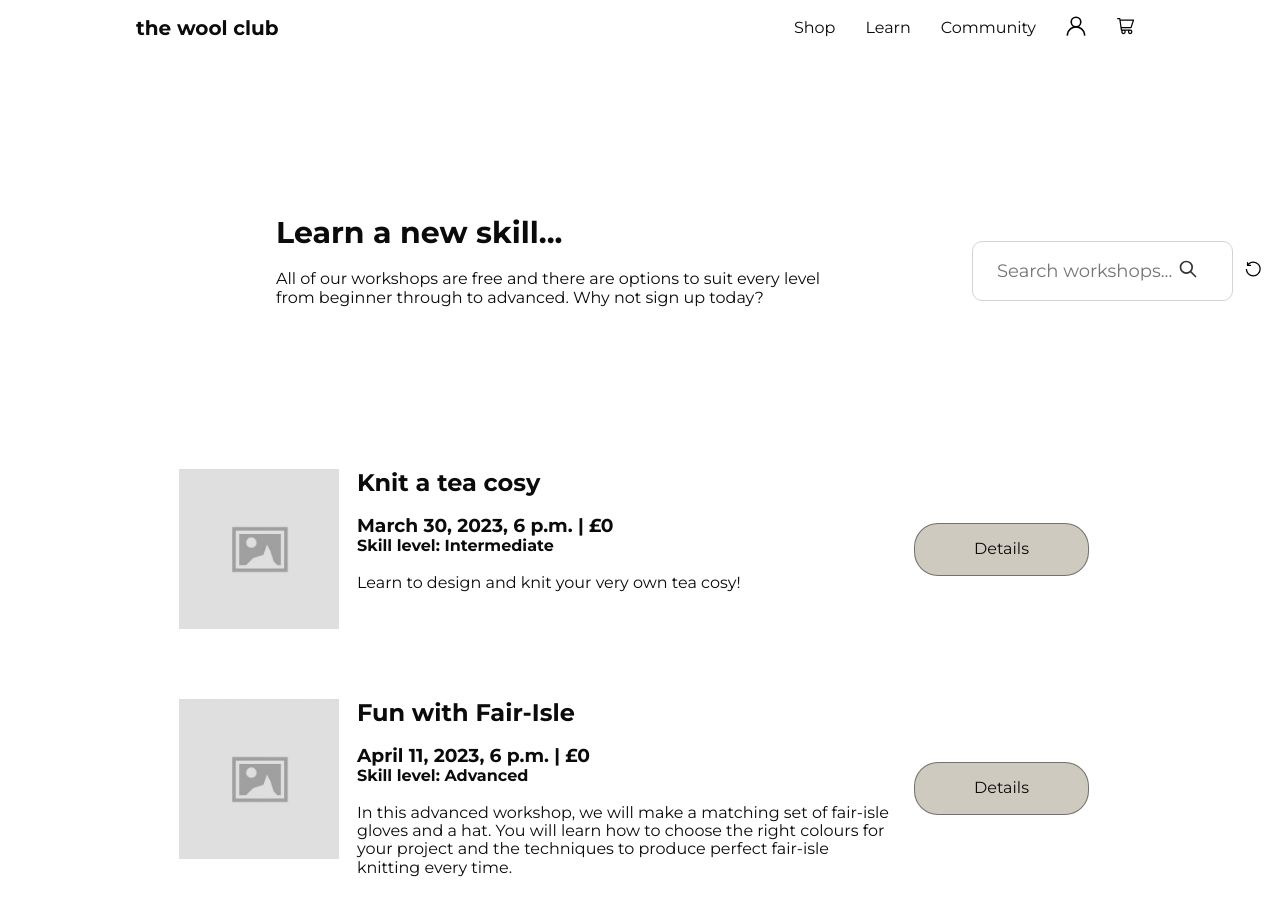
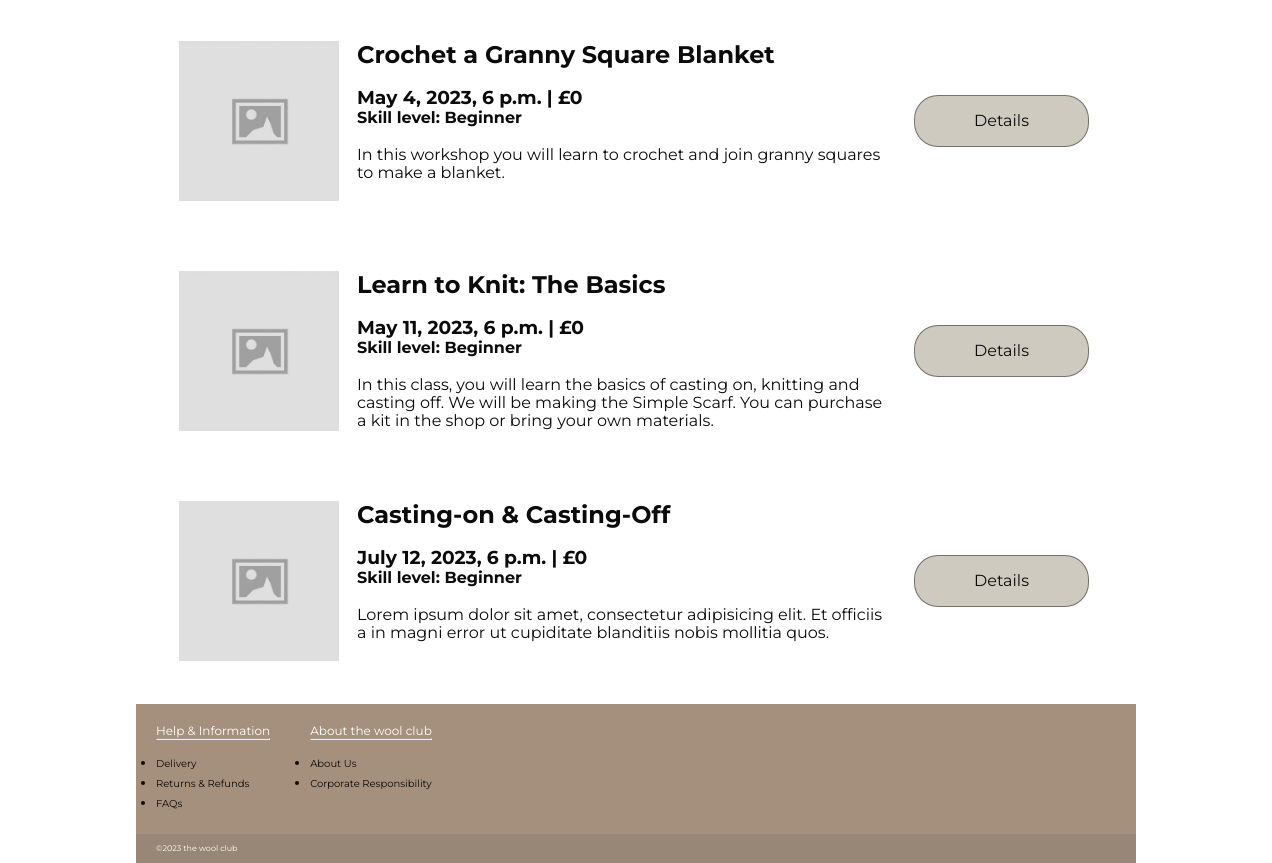
/learn/workshops/, run on the app's committed database (2 pictures, top to bottom).
### learn/models.py (models this page shows, shortened)
class Workshop(models.Model):
    title = models.CharField(max_length=255)
    description = models.TextField()
    datetime = models.DateTimeField()
    cost = models.IntegerField()
    keywords = models.TextField()
    skill_level = models.TextField()
    location = models.TextField()
    duration = models.IntegerField(default=3)

### learn/views.py (the view)
# urls.py: path('workshops/', views.list, name="class_list"),
def list(request):
    today = datetime.today()
    filter_map = {
        'keywords': 'keywords__icontains',
    }
    filters = {}
    for key, value in request.GET.items():
        filter_key = filter_map[key]
        filters[filter_key] = value
    workshops = Workshop.objects.filter(
          datetime__gte=today).filter(**filters).order_by('datetime')
    return render(request, 'learn/list.html', {'workshops': workshops})

### templates/learn/list.html (shortened to what this page needs)
{% extends 'base.html' %}
{% load static %}
{% block content %}
    <section class="page_search">
      <h1 class="page_search__title">Learn a new skill...</h1>
      <p class="page-search__subtitle">All of our workshops are free and there are options to suit every level from beginner through to advanced. Why not sign up today?</p>
      <form action="{% url 'class_list' %}" method="get" class="page_search__controls">
        <div class="search-bar">
        <input class="search-bar__input" type="text" name="keywords" id="keywords", placeholder="Search workshops...">
        <button class="search-bar__button" type="submit"><img class="nav__svg-logo" src="{% static 'images/search.svg' %}" alt="search"></button>
        </div>
        <a class="input-group" href="{% url 'class_list' %}" ><img class="nav__svg-logo" src="{% static 'images/refresh.svg' %}" alt="search"></a>
      </form>
    </section>
  {% include 'partials/workshops.html' with events=events %}
{% endblock content %}

### templates/partials/workshops.html
{% load static %}
<ul class="card-background">
    {% for workshop in workshops %}
      <li class="workshop">
        <div class="workshop__image-text">
          <img class="workshop-image" src="{% static 'images/image_placeholder.jpg' %}" alt="">
          <div class="workshop-text__list">
          <h2 class="bold">{{ workshop.title }}</h2>
          <br>
          <h3>{{ workshop.datetime }} | £{{ workshop.cost }}</h3>
          <h4>Skill level: {{ workshop.skill_level }}</h4>
          <br>
          <p>{{ workshop.description }}</p>
          </div>
        </div>
        <div class="workshop-controls">
          <a class="button" href="{% url 'class_details' workshop.title %}">Details</a>
        </div>
      </li>
    {% endfor %}
  </ul>

### static/css/style.css (style rules this page uses)
* { margin: 0; padding: 0; box-sizing: border-box; }
body { font-family: "Montserrat", sans-serif; color: #0C0B0B; min-height: 100vh; display: flex; flex-direction: column; }
.background { background-repeat: repeat-y; background-image: url('https://images.pexels.com/photos/317333/pexels-photo-317333.jpeg?auto=compress&cs=tinysrgb&w=1260&h=750&dpr=1'); background-size: 1000px auto; background-position-x: center; background-position-y: center; background-attachment: fixed; }
.container { max-width: 1000px; margin: 0 auto; }
.nav__svg-logo { height: 20px; }
.bold { font-weight: bold; }
.page_search { display: flex; flex-wrap: wrap; flex-direction: column; background-color: rgba(255, 255, 255, 0.7); padding: 20px 20px 20px 20px; margin-top: 90px; height: 250px; justify-content: center; justify-items: left; }
.page_search__title { margin-bottom: 20px; font-size: 30px; font-weight: bold; margin-left: 120px; }
.page-search__subtitle { width: 60%; margin-bottom: 40px; margin-left: 120px; }
.page_search__controls { display: flex; justify-content: left; align-items: center; margin-left: 120px; }
.search-bar { display: flex; height: 60px; width: 80%; border-radius: 10px; border: 0.5px solid #d3d3d3; background-color: #FFFFFF; padding: 0 24px; font-size: 18px; justify-content: space-between; }
.search-bar__input { border: none; background-color: transparent; width: 90%; }
.search-bar__button { border: none; background-color: transparent; margin-right: 10px; cursor: pointer; }
.input-group { color: #0C0B0B; margin-left: 10px; }
.card-background { padding: 0.5rem; box-shadow: var(--shadow); border-radius: 0.5rem; margin-top: 30px; display: flex; flex-direction: column; }
.workshop { margin: 0.5rem; padding: 1.5rem; background-color: rgba(255, 255, 255,0.8); border-color: #0C0B0B; border-radius: 0.5rem; box-shadow: var(--shadow-small); display: flex; align-items: start; justify-content: space-between; border: #FFFFFF solid; }
.button { padding: 1rem; border-radius: 1.5rem; min-width: 175px; margin: 0.25rem; box-sizing: border-box; transition: background-color 150ms; text-align: center; cursor: pointer; background-color: #cfcabf; color: #0C0B0B; text-decoration: none; box-shadow: var(--shadow-small); border: #0c0b0b77 solid 0.25px; }
.workshop__image-text { display: flex; }
.workshop-image { background-color: var(--gray); object-fit: cover; width: 10rem; height: 10rem; margin-right: 0.5rem; }
.workshop-controls { flex-shrink: 1; align-self: center; justify-self: center; display: flex; flex-direction: column; }
.workshop-text__list { padding-left: 10px; padding-right: 20px; }

### data on the page
Workshop: title "Knit a tea cosy", datetime "March 30, 2023, 6 p.m.", cost "0", skill_level "Intermediate", description "Learn to design and knit your very own tea cosy!"
Workshop: title "Fun with Fair-Isle", datetime "April 11, 2023, 6 p.m.", cost "0", skill_level "Advanced", description "In this advanced workshop, we will make a matching set of fair-isle gloves and a hat. You will learn how to choose the right colours for your project and the techniques to produce perfect fair-isle knitting every time."
Workshop: title "Crochet a Granny Square Blanket", datetime "May 4, 2023, 6 p.m.", cost "0", skill_level "Beginner", description "In this workshop you will learn to crochet and join granny squares to make a blanket."
Workshop: title "Learn to Knit: The Basics", datetime "May 11, 2023, 6 p.m.", cost "0", skill_level "Beginner", description "In this class, you will learn the basics of casting on, knitting and casting off. We will be making the Simple Scarf. You can purchase a kit in the shop or bring your own materials."
Workshop: title "Casting-on & Casting-Off", datetime "July 12, 2023, 6 p.m.", cost "0", skill_level "Beginner", description "Lorem ipsum dolor sit amet, consectetur adipisicing elit. Et officiis a in magni error ut cupiditate blanditiis nobis mollitia quos."
